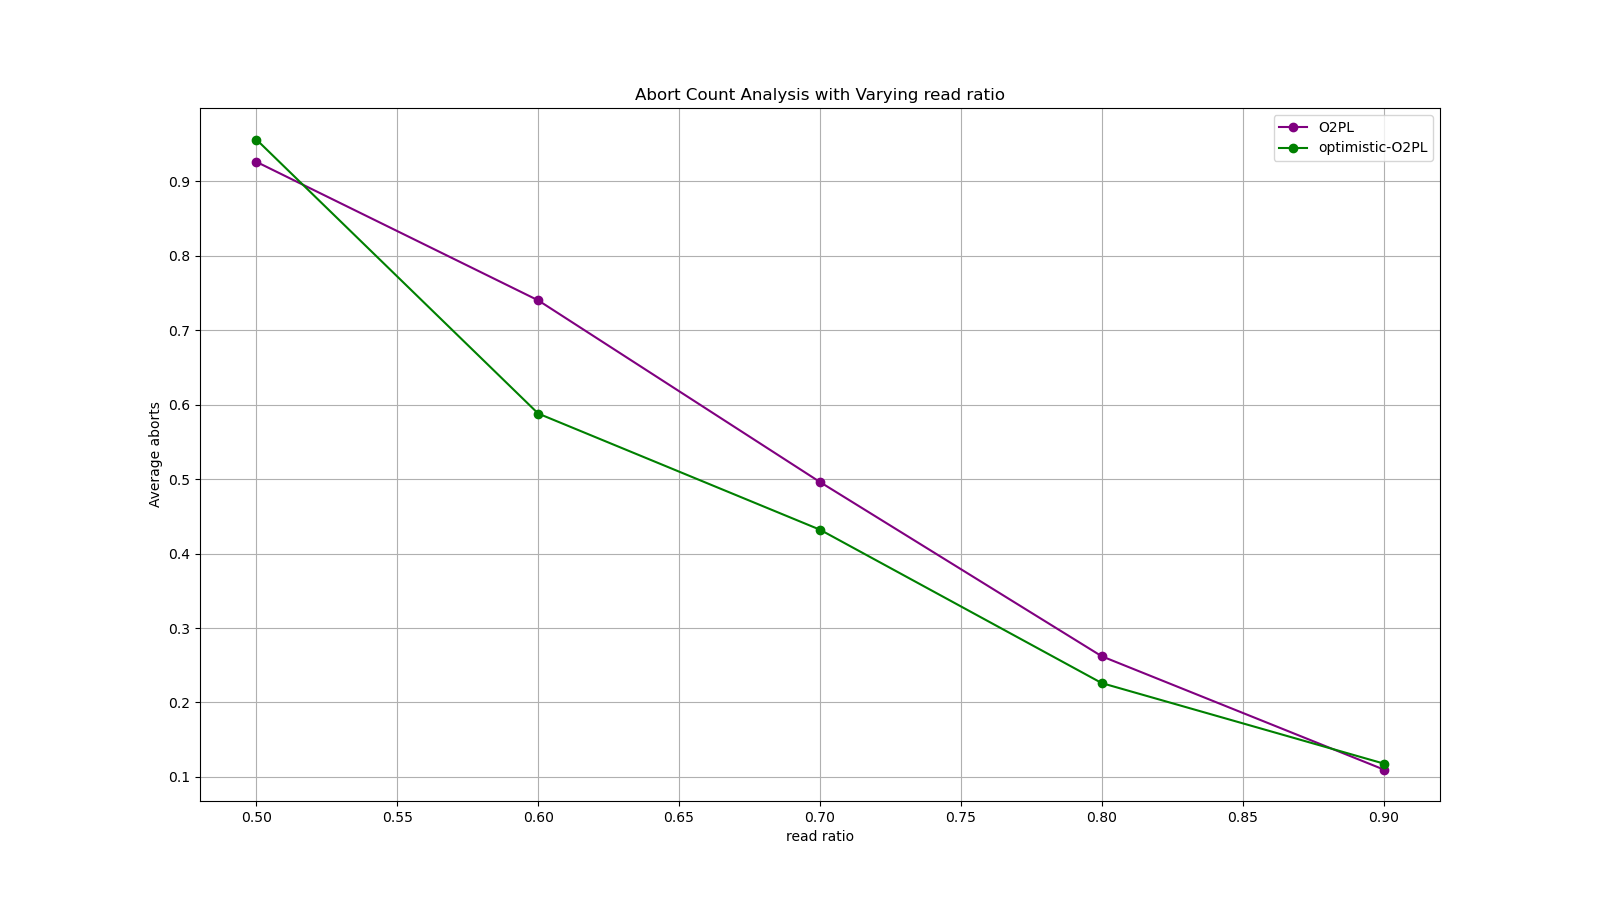

Source code (Python):
import matplotlib.pyplot as plt
import os
import numpy as np

# Data
rr = [0.5, 0.6, 0.7, 0.8, 0.9]
O2PL =[0.926, 0.74, 0.496, 0.262, 0.11]
OO2PL = [0.956, 0.588, 0.432, 0.226, 0.118]

# make a big plot
plt.figure(figsize=(16, 9))
plt.yticks(np.arange(0, 1, 0.1)) 

# plot data
plt.plot(rr, O2PL, label='O2PL', marker='o', color='purple')
plt.plot(rr, OO2PL, label='optimistic-O2PL', marker='o', color='green')

# show grid lines
plt.grid(True)

plt.xlabel('read ratio')
plt.ylabel('Average aborts')
plt.title('Abort Count Analysis with Varying read ratio')
plt.legend()
script_name = os.path.splitext(os.path.basename(__file__))[0]
plt.savefig(f"{script_name}.png")
plt.show()
